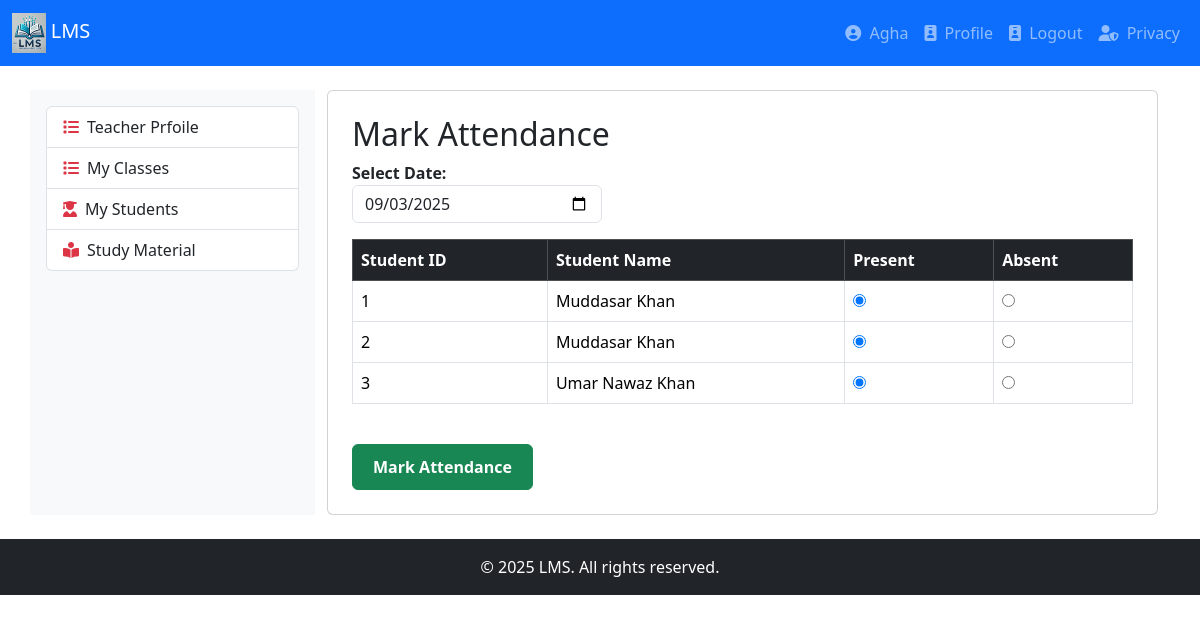
Screenshot of /attendance.php?class_id=1&teacher_id=3 (signed in) with the database file from the repository.
### tables this page shows
CREATE TABLE `students` (
  `student_id` int(11) NOT NULL,
  `student_name` varchar(256) NOT NULL,
  `father_name` varchar(256) DEFAULT NULL,
  `email` varchar(256) DEFAULT NULL,
  `phone` varchar(20) DEFAULT NULL,
  `address` text DEFAULT NULL,
  `gender` enum('Male','Female','Other') DEFAULT NULL,
  `dob` date DEFAULT NULL,
  `class` int(11) DEFAULT NULL,
  `registration_date` timestamp NOT NULL DEFAULT current_timestamp(),
  `status` enum('registered','admitted','banned','suspended') DEFAULT 'registered',
  `city` varchar(100) DEFAULT NULL,
  `state` varchar(100) DEFAULT NULL,
  `photo` varchar(255) DEFAULT NULL,
  `student_cnic` varchar(15) DEFAULT NULL,
  `father_cnic` varchar(15) DEFAULT NULL,
  `session_id` int(11) DEFAULT NULL
);

### attendance.php (the view, shortened to what this page needs)
<?php
include 'db.php';
$class_id   = intval($_GET['class_id']);
$teacher_id = intval($_GET['teacher_id']);
$attendance_date = isset($_GET['date']) ? $_GET['date'] : date('Y-m-d');
$query  = "SELECT student_id, student_name FROM students WHERE class = $class_id AND status = 'admitted'";
$result = mysqli_query($conn, $query);
$attendance_data = [];
$attendance_query = "SELECT student_id, status FROM attendance
                     WHERE class_id = $class_id
                     AND teacher_id = $teacher_id
                     AND attendance_date = '$attendance_date'";
$attendance_result = mysqli_query($conn, $attendance_query);
if ($attendance_result && mysqli_num_rows($attendance_result) > 0) {
    while ($row = mysqli_fetch_assoc($attendance_result)) {
        $attendance_data[$row['student_id']] = $row['status'];
    }
    $is_update = true;
} else {
    $is_update = false;
}
include 'header.php';
include 'navigation.php';
?>
<div class="container mt-4">
    <div class="row">
        <div class="col-md-3 bg-light p-3">
            <?php include 'leftbar.php'; ?>
        </div>
        <div class="col-md-9">
            <div class="card p-4">
                <h2><?php echo $is_update ? "Update Attendance" : "Mark Attendance"; ?></h2>
                <form method="GET" class="mb-3">
                    <label for="date"><b>Select Date:</b></label>
                    <input type="date" id="date" name="date"
                           value="<?php echo $attendance_date; ?>"
                           onchange="this.form.submit()"
                           class="form-control"
                           style="max-width:250px;">
                </form>
                <form method="POST">
                    <table border="1" cellpadding="8" class="table table-bordered">
                        <thead class="table-dark">
                            <tr>
                                <th>Student ID</th>
                                <th>Student Name</th>
                                <th>Present</th>
                                <th>Absent</th>
                            </tr>
                        </thead>
                        <tbody>
                            <?php while ($row = mysqli_fetch_assoc($result)) {
                                $student_id = $row['student_id'];
                                $status = isset($attendance_data[$student_id]) ? $attendance_data[$student_id] : "Present";
                            ?>
                            <tr>
                                <td><?php echo $student_id; ?></td>
                                <td><?php echo $row['student_name']; ?></td>
                                <td>
                                    <input type="radio"
                                           name="attendance[<?php echo $student_id; ?>]"
                                           value="Present"
                                           <?php echo ($status === "Present") ? "checked" : ""; ?>>
                                </td>
                                <td>
                                    <input type="radio"
                                           name="attendance[<?php echo $student_id; ?>]"
                                           value="Absent"
                                           <?php echo ($status === "Absent") ? "checked" : ""; ?>>
                                </td>
                            </tr>
                            <?php } ?>
                        </tbody>
                    </table>
                    <br>
                    <button type="submit"
                            class="btn <?php echo $is_update ? 'btn-primary' : 'btn-success'; ?>"
                            style="font-weight:bold; padding:10px 20px;">
                        <?php echo $is_update ? "Update Attendance" : "Mark Attendance"; ?>
                    </button>
                </form>
            </div>
        </div>
    </div>
</div>
<?php include 'footer.php'; ?>

### rows the page displays
students: student_id "1", student_name "Muddasar Khan", student_id "☑"
students: student_id "2", student_name "Muddasar Khan", student_id "☑"
students: student_id "3", student_name "Umar Nawaz Khan", student_id "☑"

### other values shown
$_SESSION['uname'] "Agha"
